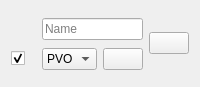
<?xml version="1.0" encoding="UTF-8"?>
<ui version="4.0">
 <class>onepointwgt</class>
 <widget class="QWidget" name="onepointwgt">
  <property name="geometry">
   <rect>
    <x>0</x>
    <y>0</y>
    <width>200</width>
    <height>79</height>
   </rect>
  </property>
  <property name="minimumSize">
   <size>
    <width>200</width>
    <height>0</height>
   </size>
  </property>
  <property name="windowTitle">
   <string>Form</string>
  </property>
  <layout class="QGridLayout" name="gridLayout">
   <item row="2" column="1">
    <widget class="QComboBox" name="cbType">
     <item>
      <property name="text">
       <string>PVO</string>
      </property>
     </item>
     <item>
      <property name="text">
       <string>REB</string>
      </property>
     </item>
    </widget>
   </item>
   <item row="2" column="0">
    <widget class="QCheckBox" name="cbEnable">
     <property name="text">
      <string/>
     </property>
     <property name="checked">
      <bool>true</bool>
     </property>
    </widget>
   </item>
   <item row="2" column="2">
    <widget class="QPushButton" name="pbSettings">
     <property name="text">
      <string/>
     </property>
     <property name="icon">
      <iconset resource="../../app/style.qrc">
       <normaloff>:/qss_icons/rc/undock.png</normaloff>:/qss_icons/rc/undock.png</iconset>
     </property>
    </widget>
   </item>
   <item row="1" column="1" colspan="2">
    <widget class="QLineEdit" name="lineEdit">
     <property name="placeholderText">
      <string>Name</string>
     </property>
    </widget>
   </item>
   <item row="0" column="3" rowspan="4">
    <widget class="QPushButton" name="pbRm">
     <property name="text">
      <string/>
     </property>
     <property name="icon">
      <iconset resource="../../app/style.qrc">
       <normaloff>:/qss_icons/rc/close.png</normaloff>:/qss_icons/rc/close.png</iconset>
     </property>
    </widget>
   </item>
   <item row="1" column="0">
    <widget class="QLabel" name="lblPixmap">
     <property name="sizePolicy">
      <sizepolicy hsizetype="Fixed" vsizetype="Fixed">
       <horstretch>0</horstretch>
       <verstretch>0</verstretch>
      </sizepolicy>
     </property>
     <property name="minimumSize">
      <size>
       <width>25</width>
       <height>25</height>
      </size>
     </property>
     <property name="maximumSize">
      <size>
       <width>25</width>
       <height>25</height>
      </size>
     </property>
     <property name="text">
      <string/>
     </property>
     <property name="pixmap">
      <pixmap resource="../../app/images.qrc">:/images/PvoAnt.png</pixmap>
     </property>
     <property name="scaledContents">
      <bool>true</bool>
     </property>
    </widget>
   </item>
  </layout>
 </widget>
 <resources>
  <include location="../../app/images.qrc"/>
  <include location="../../app/style.qrc"/>
 </resources>
 <connections/>
</ui>
